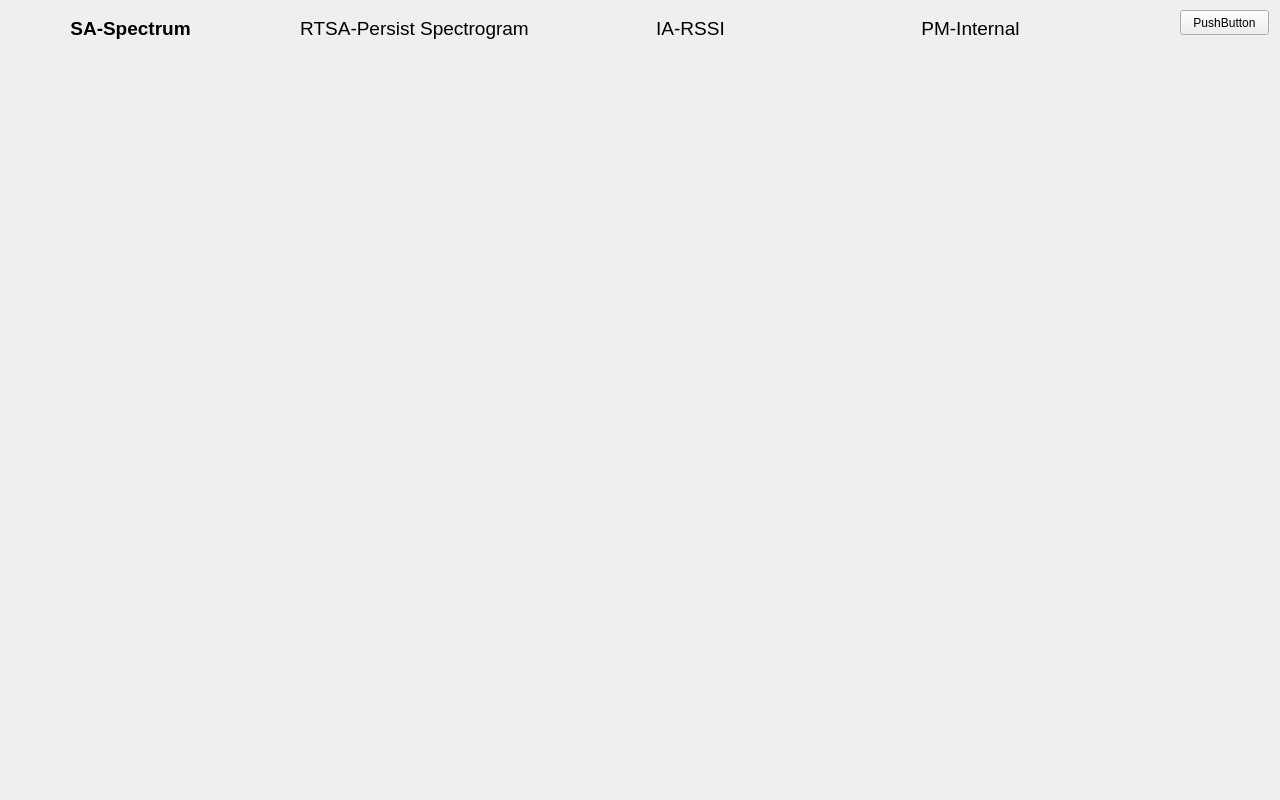
<?xml version="1.0" encoding="UTF-8"?>
<ui version="4.0">
 <class>BitPlatForm</class>
 <widget class="QMainWindow" name="BitPlatForm">
  <property name="geometry">
   <rect>
    <x>0</x>
    <y>0</y>
    <width>1280</width>
    <height>800</height>
   </rect>
  </property>
  <property name="windowTitle">
   <string>BitPlatForm</string>
  </property>
  <property name="autoFillBackground">
   <bool>false</bool>
  </property>
  <widget class="QWidget" name="centralWidget">
   <widget class="QLabel" name="label">
    <property name="geometry">
     <rect>
      <x>0</x>
      <y>0</y>
      <width>1280</width>
      <height>800</height>
     </rect>
    </property>
    <property name="text">
     <string/>
    </property>
    <property name="pixmap">
     <pixmap resource="bitresources.qrc">:/bit/image/background.png</pixmap>
    </property>
   </widget>
   <widget class="QLabel" name="toplabel">
    <property name="geometry">
     <rect>
      <x>0</x>
      <y>0</y>
      <width>1280</width>
      <height>52</height>
     </rect>
    </property>
    <property name="text">
     <string/>
    </property>
    <property name="pixmap">
     <pixmap resource="bitresources.qrc">:/bit/image/tab1@2x.png</pixmap>
    </property>
   </widget>
   <widget class="QPushButton" name="mode4btn">
    <property name="geometry">
     <rect>
      <x>850</x>
      <y>4</y>
      <width>241</width>
      <height>48</height>
     </rect>
    </property>
    <property name="font">
     <font>
      <family>Arial</family>
      <pointsize>14</pointsize>
      <weight>50</weight>
      <bold>false</bold>
     </font>
    </property>
    <property name="text">
     <string>PM-Internal</string>
    </property>
    <property name="flat">
     <bool>true</bool>
    </property>
   </widget>
   <widget class="QPushButton" name="mode3btn">
    <property name="geometry">
     <rect>
      <x>570</x>
      <y>4</y>
      <width>241</width>
      <height>48</height>
     </rect>
    </property>
    <property name="font">
     <font>
      <family>Arial</family>
      <pointsize>14</pointsize>
      <weight>50</weight>
      <bold>false</bold>
     </font>
    </property>
    <property name="text">
     <string>IA-RSSI</string>
    </property>
    <property name="flat">
     <bool>true</bool>
    </property>
   </widget>
   <widget class="QPushButton" name="chafir">
    <property name="geometry">
     <rect>
      <x>259</x>
      <y>22</y>
      <width>15</width>
      <height>15</height>
     </rect>
    </property>
    <property name="font">
     <font>
      <weight>75</weight>
      <bold>true</bold>
     </font>
    </property>
    <property name="text">
     <string/>
    </property>
    <property name="flat">
     <bool>true</bool>
    </property>
   </widget>
   <widget class="QPushButton" name="chathird">
    <property name="geometry">
     <rect>
      <x>816</x>
      <y>22</y>
      <width>15</width>
      <height>15</height>
     </rect>
    </property>
    <property name="font">
     <font>
      <weight>75</weight>
      <bold>true</bold>
     </font>
    </property>
    <property name="text">
     <string/>
    </property>
    <property name="flat">
     <bool>true</bool>
    </property>
   </widget>
   <widget class="QPushButton" name="mode2btn">
    <property name="geometry">
     <rect>
      <x>294</x>
      <y>4</y>
      <width>241</width>
      <height>48</height>
     </rect>
    </property>
    <property name="font">
     <font>
      <family>Arial</family>
      <pointsize>14</pointsize>
      <weight>50</weight>
      <bold>false</bold>
     </font>
    </property>
    <property name="text">
     <string>RTSA-Persist Spectrogram</string>
    </property>
    <property name="flat">
     <bool>true</bool>
    </property>
   </widget>
   <widget class="QPushButton" name="mode1btn">
    <property name="geometry">
     <rect>
      <x>0</x>
      <y>4</y>
      <width>261</width>
      <height>48</height>
     </rect>
    </property>
    <property name="font">
     <font>
      <family>Arial</family>
      <pointsize>14</pointsize>
      <weight>75</weight>
      <bold>true</bold>
     </font>
    </property>
    <property name="styleSheet">
     <string notr="true">background-color: rgb(243, 243, 243);</string>
    </property>
    <property name="text">
     <string>SA-Spectrum</string>
    </property>
    <property name="checkable">
     <bool>false</bool>
    </property>
    <property name="flat">
     <bool>true</bool>
    </property>
   </widget>
   <widget class="QPushButton" name="chasec">
    <property name="geometry">
     <rect>
      <x>537</x>
      <y>22</y>
      <width>15</width>
      <height>15</height>
     </rect>
    </property>
    <property name="font">
     <font>
      <weight>75</weight>
      <bold>true</bold>
     </font>
    </property>
    <property name="text">
     <string/>
    </property>
    <property name="flat">
     <bool>true</bool>
    </property>
   </widget>
   <widget class="QPushButton" name="chafourth">
    <property name="geometry">
     <rect>
      <x>1095</x>
      <y>22</y>
      <width>15</width>
      <height>15</height>
     </rect>
    </property>
    <property name="font">
     <font>
      <weight>75</weight>
      <bold>true</bold>
     </font>
    </property>
    <property name="text">
     <string/>
    </property>
    <property name="flat">
     <bool>true</bool>
    </property>
   </widget>
   <widget class="QPushButton" name="plusbtn">
    <property name="geometry">
     <rect>
      <x>1146</x>
      <y>10</y>
      <width>31</width>
      <height>31</height>
     </rect>
    </property>
    <property name="styleSheet">
     <string notr="true"/>
    </property>
    <property name="text">
     <string/>
    </property>
    <property name="flat">
     <bool>true</bool>
    </property>
   </widget>
   <widget class="QLabel" name="timelabel">
    <property name="geometry">
     <rect>
      <x>901</x>
      <y>772</y>
      <width>226</width>
      <height>17</height>
     </rect>
    </property>
    <property name="font">
     <font>
      <family>ArialMT</family>
      <pointsize>13</pointsize>
      <weight>50</weight>
      <italic>false</italic>
      <bold>false</bold>
     </font>
    </property>
    <property name="styleSheet">
     <string notr="true">color: rgb(255, 255, 255);
</string>
    </property>
    <property name="text">
     <string/>
    </property>
    <property name="alignment">
     <set>Qt::AlignCenter</set>
    </property>
   </widget>
   <widget class="QLabel" name="batterylabel">
    <property name="geometry">
     <rect>
      <x>1191</x>
      <y>772</y>
      <width>59</width>
      <height>17</height>
     </rect>
    </property>
    <property name="font">
     <font>
      <family>ArialMT</family>
      <pointsize>13</pointsize>
      <weight>50</weight>
      <italic>false</italic>
      <bold>false</bold>
     </font>
    </property>
    <property name="styleSheet">
     <string notr="true">color: rgb(255, 255, 255);
</string>
    </property>
    <property name="text">
     <string/>
    </property>
    <property name="alignment">
     <set>Qt::AlignRight|Qt::AlignTrailing|Qt::AlignVCenter</set>
    </property>
   </widget>
   <widget class="QPushButton" name="pushButton">
    <property name="geometry">
     <rect>
      <x>1180</x>
      <y>10</y>
      <width>89</width>
      <height>25</height>
     </rect>
    </property>
    <property name="text">
     <string>PushButton</string>
    </property>
   </widget>
  </widget>
 </widget>
 <layoutdefault spacing="6" margin="11"/>
 <resources>
  <include location="bitresources.qrc"/>
 </resources>
 <connections/>
</ui>
